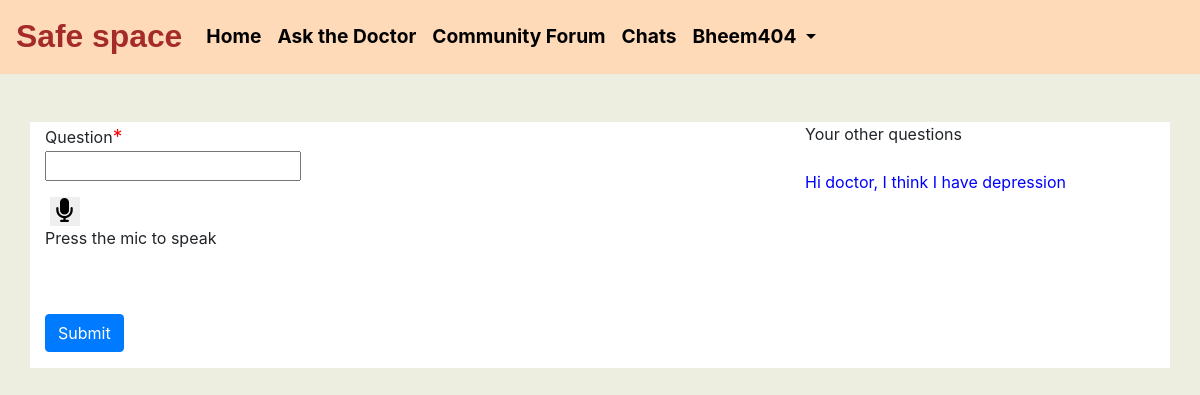
The app's page /ask_the_doctor/ask/1/ (signed in) with its own data.
### accounts/models.py (models this page shows, shortened)
class CustomUser(AbstractUser):
	is_normal_user=models.BooleanField(default=True)
	objects=CustomUserManager()

### Ask_the_doctor/models.py (models this page shows, shortened)
class question_to_therapist(models.Model):
	class Meta:
		verbose_name_plural="Questions for therapists"
	id=models.AutoField(primary_key=True,unique=True)
	user=models.ForeignKey(Profile,on_delete=models.CASCADE,related_name='questionfortherapist',blank=True,null=True)
	therapist=models.ForeignKey(Therapist,on_delete=models.CASCADE,related_name='questionfortherapist',blank=True,null=True)
	question=RichTextField(blank=True,null=True)
	date=models.DateTimeField(auto_now_add=True)

### Ask_the_doctor/views.py (the view, shortened to what this page needs)
# urls.py: path('ask/<int:pk>/',views.NewQuestionView.as_view(), name="ask"),
class NewQuestionView(LoginRequiredMixin,CreateView):
	model=question_to_therapist
	form_class=QuestionForm
	def get_context_data(self,**kwargs):
		context=super().get_context_data(**kwargs)
		user_=self.request.user.profile
		context["questions"] = question_to_therapist.objects.filter(user=user_).order_by('id')
		return context
	'''def get(self,request,*args,**kwargs):
		return render(request,'ask_the_doctor/ask.html')

	def post(self,request,*args,**kwargs):

		questionform = QuestionForm(request.POST)

		therapist_ = get_object_or_404(Therapist, pk=self.kwargs.get('pk'))
		if questionform.is_valid():
			question = questionform.save(commit=False)
			question.user = request.user.profile
			question.therapist=therapist_

			question.question=questionform.cleaned_data.get('question')

			question.save()
			return render(request,'ask_the_doctor/ask.html',{'form' :questionform})
			#return render('ask_the_doctor/ask/<int:pk>/')

		return render(request,'ask_the_doctor/')
	'''

### Ask_the_doctor/forms.py
class QuestionForm(forms.ModelForm):
	question=forms.CharField(widget=CKEditorWidget(attrs={'class': 'form-control','placeholder': 'Type here'}))
	class Meta:
		model=question_to_therapist
		fields=['question']
		'''widgets={

	    		'question':forms.Textarea(attrs={'class':'form-control','label':'question','placeholder': 'Type here...'})
	    	}'''

### Ask_the_doctor/templates/Ask_the_doctor/question_to_therapist_form.html (shortened to what this page needs)
{% extends 'Ask_the_doctor/base.html' %}
{% block content %}
<br><br>
	<div class="container" style="background-color: white;">
		<div class="row">
			<br>
				<div class="col-lg-8 col-md-8 col-sm-12 col-xs-12 inner-box">
					<div class="form-group">
						<form method="POST">
							<p>
							{% for field in form %}
								{{field.label}}<span style="color: red;font-size: 1.2rem;">*</span><br>
								{{field}}
							{% endfor %}
							</p>
							&nbsp;<button type="button" onclick="record1()" class="re"><i class="fas fa-microphone mic"></i></button>
							<p id="instructions">Press the mic to speak</p>
							<br><br>
							<input type="submit" class="btn btn-primary" name="Submit">
						</form>
					</div>
				</div>
		<div class="col-lg-4 col-md-4 col-sm-12 col-xs-12">
		Your other questions <br><br>
				{% for questions in questions %}
                <a href="/ask_the_doctor/my_questions/{{questions.id}}" class="card-title flip">{{questions.question|safe}}</a>
				{% endfor %}
		</div>
		</div>
		</div>
{% endblock %}

### Ask_the_doctor/templates/Ask_the_doctor/base.html (shortened to what this page needs)
{% load static %}
<!DOCTYPE html>
<html lang="en">
  <head>
    <link rel="stylesheet" href="https://cdn.jsdelivr.net/npm/bootstrap@4.5.3/dist/css/bootstrap.min.css">
  </head>
  <body>
    <header>
      <nav class="navbar navbar-expand-lg fixed-top sticky-top nav-styles">
      <a class="navbar-brand" href="#" style="font-size: 1.99rem;font-weight: bolder;color:#A52A2A;font-family: Comic Sans MS, cursive, sans-serif;">Safe space</a>
      <div class="collapse navbar-collapse list-styles" id="navbarSupportedContent">
        <ul class="navbar-nav mr-auto">
          <li class="nav-item active">
            <a class="nav-link" href="/accounts/home/">Home <span class="sr-only">(current)</span></a>
          </li>
          {% if request.user.is_authenticated %}
            <li class="nav-item">
              <a class="nav-link" href="/ask_the_doctor/">Ask the Doctor</a>
            </li>
          {% else %}
            <span data-toggle="tooltip" data-placement="bottom" title="Please login first">
            <li class="nav-item">
            <a class="nav-link disabled" href="#" tabindex="-1" aria-disabled="true" style="">Ask the Doctor</a>
            </li>
          </span>
          {% endif %}
          <li class="nav-item">
            <a class="nav-link" href="/community_forum/">Community Forum</a>
          </li>
          {% if request.user.is_authenticated %}
            <li class="nav-item">
              <a class="nav-link" href="/private_chats/{{request.user.username}}/">Chats</a>
            </li>
          {% else %}
            <span data-toggle="tooltip" data-placement="bottom" title="Please login first">
            <li class="nav-item">
              <a class="nav-link disabled" href="#" tabindex="-1" aria-disabled="true" style="">Chats</a>
            </li>
          </span>
          {% endif %}
          {% if request.user.is_authenticated %}
            <li class="nav-item dropdown">
              <a class="nav-link dropdown-toggle" href="#" id="navbarDropdown" role="button" data-toggle="dropdown" aria-haspopup="true" aria-expanded="false">
                {{request.user.username}}
              </a>
            </li>
          {% else %}
            <li class="nav-item">
              <a class="nav-link btn" href="/accounts/login/" style="background-color:#D2691E;color:white !important;height: 2.5rem;width: 6rem;">Login</a>
            </li>
          {% endif %}
        </ul>
      </div>
    </nav>
  </header>
    <main>
      {% block content %}
      {% endblock %}
    </main>
  </body>
</html>

### Ask_the_doctor/templates/Ask_the_doctor/base.html (style rules this page uses)
.nav-styles { background-color: #FFDAB9; }
.list-styles { color:black; font-size: 1.2rem; font-weight: bold; }
.nav-item a { color: #000000 !important; }

### Ask_the_doctor/templates/Ask_the_doctor/question_to_therapist_form.html (style rules this page uses)
body { background-color: #EEEEE0; }
.mic { color: #000000; font-size: 1.5rem; }
.flip { font-size:1rem; color: blue; }
.re { background-color: none; border: none; }

### records on screen
CustomUser: user.username "Bheem404"
question_to_therapist: question "Hi doctor, I think I have depression"

### other values on screen
{{ field.label }} "Question"
